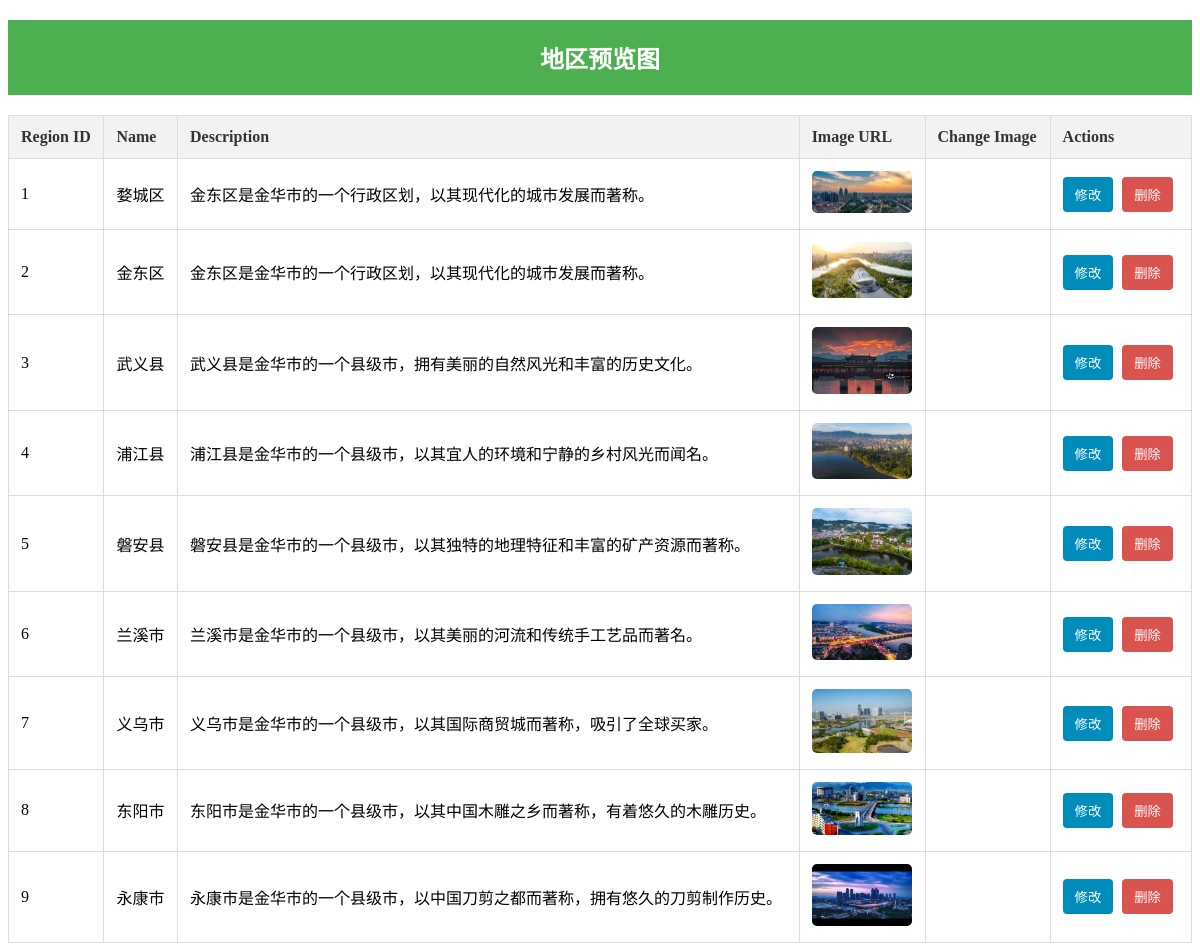
/ternaiml_manger/place.php, run on the app's committed database.
### tables this page shows
CREATE TABLE `regions` (
  `region_id` int(11) NOT NULL,
  `name` varchar(255) DEFAULT NULL,
  `description` text,
  `image_url` varchar(255) DEFAULT NULL
);

### ternaiml_manger/place.php (the view, shortened to what this page needs)
<?php
require "config.php";
$regionsData = [];
$regionsQuery = "SELECT region_id, name, description, image_url FROM regions";
$regionsResult = $conn->query($regionsQuery);
while ($region = $regionsResult->fetch_assoc()) {
    $regionsData[] = [
        'region_id' => $region['region_id'],
        'name' => htmlspecialchars($region['name']),
        'description' => htmlspecialchars($region['description']),
        'image_url' => htmlspecialchars($region['image_url'])
    ];
}
?>
<!DOCTYPE html>
<html lang="en">
<head>
    <link rel="stylesheet" href="./css/place.css">
</head>
<body>
    <h2>地区预览图</h2>
    <table border="1">
        <tr>
            <th>Region ID</th>
            <th>Name</th>
            <th>Description</th>
            <th>Image URL</th>
            <th>Change Image</th>
            <th>Actions</th>
        </tr>
        <?php foreach ($regionsData as $data) : ?>
            <tr>
                <td><?= $data['region_id'] ?></td>
                <td contenteditable="false"><?= $data['name'] ?></td>
                <td contenteditable="false"><?= $data['description'] ?></td>
                <td>
                    <img src="../<?= $data['image_url'] ?>" alt="Region Image" height="100">
                </td>
                <td>
                </td>
                <td>
                    <button class="edit-btn" onclick="editRegion(this)" data-original-name="<?= $data['name'] ?>" data-original-description="<?= $data['description'] ?>" data-original-image="<?= $data['image_url'] ?>" data-region-id="<?= $data['region_id'] ?>">修改</button>
                    <button class="delete-btn" onclick="confirmDelete(this)">删除</button>
                </td>
            </tr>
        <?php endforeach; ?>
    </table>
</body>
</html>

### ternaiml_manger/css/place.css (style rules this page uses)
table { border-collapse: collapse; width: 100%; }
th, td { border: 1px solid #ddd; padding: 12px; text-align: left; }
h2 { color: #333; text-align: center; padding: 20px; background-color: #4CAF50; color: white; }
th { background-color: #f2f2f2; color: #333; }
img { max-width: 100%; height: auto; border-radius: 5px; }
button.edit-btn, button.delete-btn, button.save-btn, button.confirm-delete-btn { padding: 8px 12px; margin-right: 5px; cursor: pointer; border: none; border-radius: 4px; }
button.edit-btn, button.save-btn { background-color: #008CBA; color: #fff; }
button.delete-btn, button.confirm-delete-btn { background-color: #d9534f; color: #fff; }
img { max-width: 100px; max-height: 100px; }

### data on the page
regions: region_id "1", name "婺城区", description "金东区是金华市的一个行政区划，以其现代化的城市发展而著称。", image_url (picture)
regions: region_id "2", name "金东区", description "金东区是金华市的一个行政区划，以其现代化的城市发展而著称。", image_url (picture)
regions: region_id "3", name "武义县", description "武义县是金华市的一个县级市，拥有美丽的自然风光和丰富的历史文化。", image_url (picture)
regions: region_id "4", name "浦江县", description "浦江县是金华市的一个县级市，以其宜人的环境和宁静的乡村风光而闻名。", image_url (picture)
regions: region_id "5", name "磐安县", description "磐安县是金华市的一个县级市，以其独特的地理特征和丰富的矿产资源而著称。", image_url (picture)
regions: region_id "6", name "兰溪市", description "兰溪市是金华市的一个县级市，以其美丽的河流和传统手工艺品而著名。", image_url (picture)
regions: region_id "7", name "义乌市", description "义乌市是金华市的一个县级市，以其国际商贸城而著称，吸引了全球买家。", image_url (picture)
regions: region_id "8", name "东阳市", description "东阳市是金华市的一个县级市，以其中国木雕之乡而著称，有着悠久的木雕历史。", image_url (picture)
regions: region_id "9", name "永康市", description "永康市是金华市的一个县级市，以中国刀剪之都而著称，拥有悠久的刀剪制作历史。", image_url (picture)
